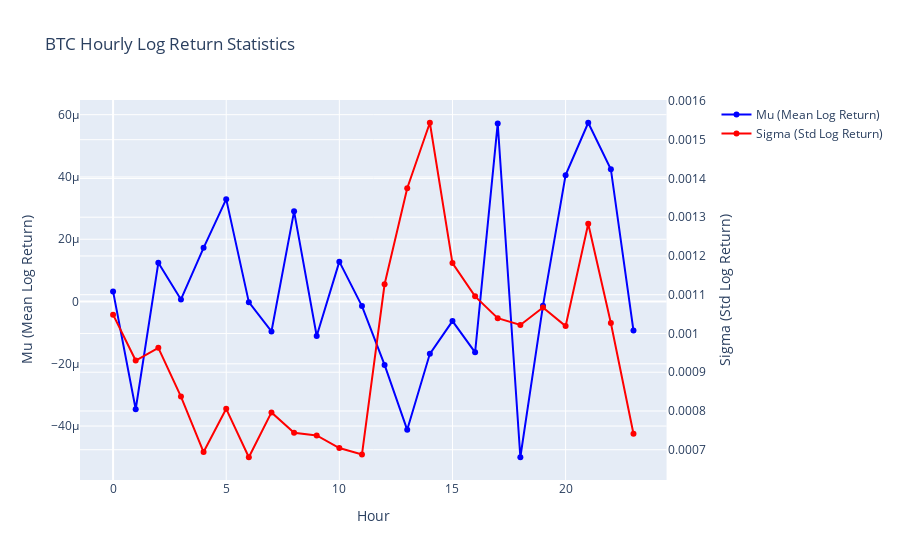

Notebook code for this chart:
### Code cell
import plotly.graph_objects as go
from plotly.subplots import make_subplots

# Create subplot with secondary y-axis
fig = make_subplots(specs=[[{"secondary_y": True}]])

# Extract hours, mu, and sigma from the hours list
hours_df = pd.DataFrame(hours)

# Add mu (mean) on primary y-axis
fig.add_trace(go.Scatter(
    x=hours_df['hour'],
    y=hours_df['mu'],
    mode='lines+markers',
    name='Mu (Mean Log Return)',
    line=dict(color='blue', width=2),
    marker=dict(size=6)
), secondary_y=False)

# Add sigma (std) on secondary y-axis
fig.add_trace(go.Scatter(
    x=hours_df['hour'],
    y=hours_df['sigma'],
    mode='lines+markers',
    name='Sigma (Std Log Return)',
    line=dict(color='red', width=2),
    marker=dict(size=6)
), secondary_y=True)

# Update layout
fig.update_xaxes(title_text="Hour")
fig.update_yaxes(title_text="Mu (Mean Log Return)", secondary_y=False)
fig.update_yaxes(title_text="Sigma (Std Log Return)", secondary_y=True)

fig.update_layout(
    title=f'{CRYPTO} Hourly Log Return Statistics',
    showlegend=True,
    hovermode='x unified'
)

fig.show()

### Figure 1 — Plotly figure (JSON) as saved in the notebook; plotly's stock layout.template omitted (floating-point values rounded to 4 significant figures)
{"data": [{"line": {"color": "blue", "width": 2}, "marker": {"size": 6}, "mode": "lines+markers", "name": "Mu (Mean Log Return)", "type": "scatter", "x": [0, 1, 2, 3, 4, 5, 6, 7, 8, 9, 10, 11, 12, 13, 14, 15, 16, 17, 18, 19, 20, 21, 22, 23], "xaxis": "x", "y": [3.255e-06, -3.46e-05, 1.242e-05, 6.709e-07, 1.724e-05, 3.287e-05, -2.15e-07, -9.621e-06, 2.896e-05, -1.109e-05, 1.28e-05, -1.47e-06, -2.037e-05, -4.121e-05, -1.68e-05, -6.285e-06, -1.632e-05, 5.719e-05, -5.001e-05, -1.325e-06, 4.058e-05, 5.741e-05, 4.249e-05, -9.322e-06], "yaxis": "y"}, {"line": {"color": "red", "width": 2}, "marker": {"size": 6}, "mode": "lines+markers", "name": "Sigma (Std Log Return)", "type": "scatter", "x": [0, 1, 2, 3, 4, 5, 6, 7, 8, 9, 10, 11, 12, 13, 14, 15, 16, 17, 18, 19, 20, 21, 22, 23], "xaxis": "x", "y": [0.001048, 0.0009301, 0.000963, 0.0008372, 0.0006941, 0.0008056, 0.0006806, 0.0007963, 0.0007438, 0.0007368, 0.0007044, 0.000688, 0.001127, 0.001375, 0.001544, 0.001182, 0.001096, 0.001039, 0.001022, 0.001067, 0.001019, 0.001283, 0.001027, 0.0007412], "yaxis": "y2"}], "layout": {"hovermode": "x unified", "showlegend": true, "title": {"text": "BTC Hourly Log Return Statistics"}, "xaxis": {"anchor": "y", "domain": [0, 0.94], "title": {"text": "Hour"}}, "yaxis": {"anchor": "x", "domain": [0, 1], "title": {"text": "Mu (Mean Log Return)"}}, "yaxis2": {"anchor": "x", "overlaying": "y", "side": "right", "title": {"text": "Sigma (Std Log Return)"}}}}
